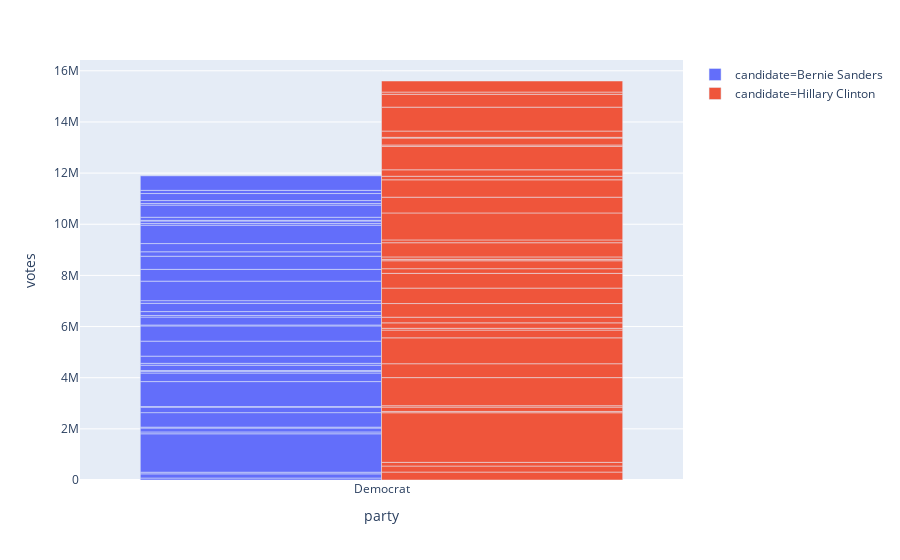

The notebook cell this image was saved under:
### Code cell
fig = px.bar(dfDem, x="party", y="votes", color="candidate", barmode="group")
fig.show()

### Figure 1 — Plotly figure (JSON) as saved in the notebook; plotly's stock layout.template omitted (floating-point values rounded to 4 significant figures)
{"data": [{"alignmentgroup": "True", "hoverlabel": {"namelength": 0}, "hovertemplate": "candidate=Bernie Sanders<br>party=%{x}<br>votes=%{y}", "legendgroup": "candidate=Bernie Sanders", "marker": {"color": "#636efa"}, "name": "candidate=Bernie Sanders", "offsetgroup": "candidate=Bernie Sanders", "orientation": "v", "showlegend": true, "textposition": "auto", "type": "bar", "x": ["Democrat", "Democrat", "Democrat", "Democrat", "Democrat", "Democrat", "Democrat", "Democrat", "Democrat", "Democrat", "Democrat", "Democrat", "Democrat", "Democrat", "Democrat", "Democrat", "Democrat", "Democrat", "Democrat", "Democrat", "Democrat", "Democrat", "Democrat", "Democrat", "Democrat", "Democrat", "Democrat", "Democrat", "Democrat", "Democrat", "Democrat", "Democrat", "Democrat", "Democrat", "Democrat", "Democrat", "Democrat", "Democrat", "Democrat", "Democrat", "Democrat"], "xaxis": "x", "y": [76399, 163400, 64868, 1502043, 71928, 152410, 36659, 566603, 214332, 23531, 975659, 335256, 69452, 26450, 210626, 72240, 281275, 586716, 595222, 36348, 309071, 63168, 151584, 323259, 103856, 763469, 460316, 513549, 174054, 320746, 719955, 66720, 95977, 25958, 120333, 475561, 61333, 115863, 275507, 123860, 567936], "yaxis": "y"}, {"alignmentgroup": "True", "hoverlabel": {"namelength": 0}, "hovertemplate": "candidate=Hillary Clinton<br>party=%{x}<br>votes=%{y}", "legendgroup": "candidate=Hillary Clinton", "marker": {"color": "#EF553B"}, "name": "candidate=Hillary Clinton", "offsetgroup": "candidate=Hillary Clinton", "orientation": "v", "showlegend": true, "textposition": "auto", "type": "bar", "x": ["Democrat", "Democrat", "Democrat", "Democrat", "Democrat", "Democrat", "Democrat", "Democrat", "Democrat", "Democrat", "Democrat", "Democrat", "Democrat", "Democrat", "Democrat", "Democrat", "Democrat", "Democrat", "Democrat", "Democrat", "Democrat", "Democrat", "Democrat", "Democrat", "Democrat", "Democrat", "Democrat", "Democrat", "Democrat", "Democrat", "Democrat", "Democrat", "Democrat", "Democrat", "Democrat", "Democrat", "Democrat"], "xaxis": "x", "y": [309928, 235697, 144580, 1940580, 49256, 170075, 55950, 1097400, 543008, 1012175, 303382, 69733, 212550, 221615, 533247, 603784, 576795, 182447, 310602, 55194, 95252, 554237, 110451, 1054083, 616383, 679266, 139338, 251739, 918689, 52493, 271514, 27046, 245304, 935080, 503358, 86354, 432767], "yaxis": "y"}], "layout": {"barmode": "group", "legend": {"tracegroupgap": 0}, "margin": {"t": 60}, "xaxis": {"anchor": "y", "domain": [0, 1], "title": {"text": "party"}}, "yaxis": {"anchor": "x", "domain": [0, 1], "title": {"text": "votes"}}}}
